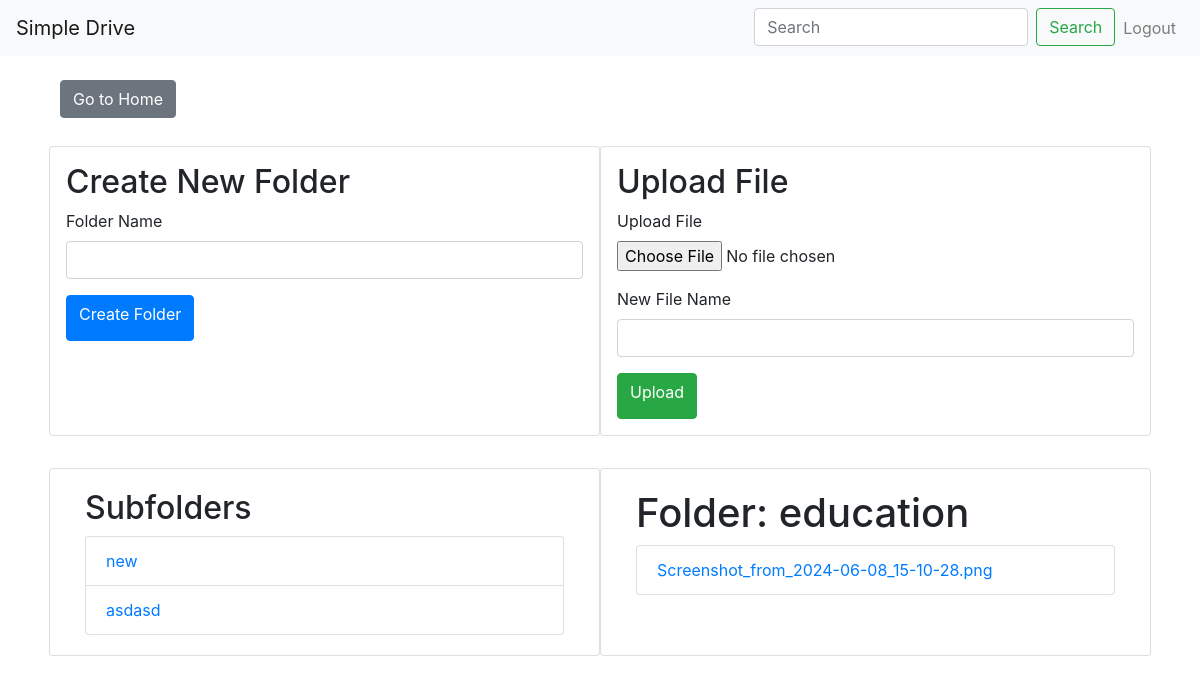
Page /admin/folder/1 (signed in) on the earlier database version.
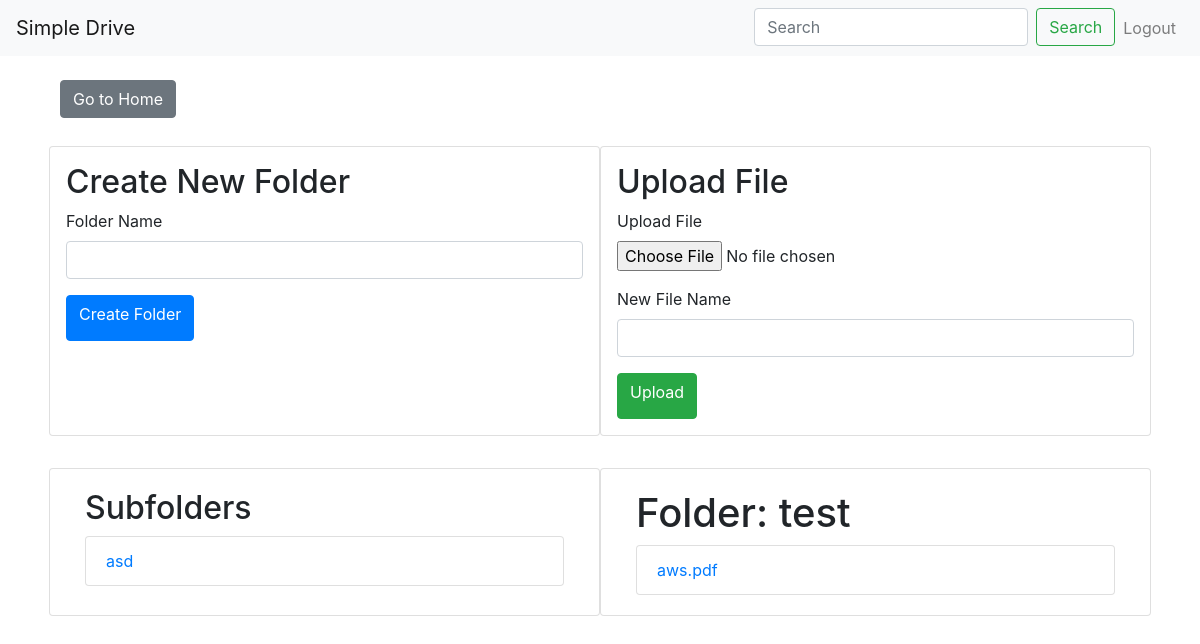
Same page on the later database version.
### app/models.py (models this page shows, shortened)
class Folder(db.Model):
    id = db.Column(db.Integer, primary_key=True)
    name = db.Column(db.String(100), nullable=False)
    user_id = db.Column(db.Integer, db.ForeignKey('user.id'), nullable=False)
    parent_id = db.Column(db.Integer, db.ForeignKey('folder.id'), nullable=True)
    path = db.Column(db.String(200), nullable=False)
    parent = db.relationship('Folder', remote_side=[id])

class File(db.Model):
    id = db.Column(db.Integer, primary_key=True)
    name = db.Column(db.String(100), nullable=False)
    folder_id = db.Column(db.Integer, db.ForeignKey('folder.id'), nullable=False)
    path = db.Column(db.String(200), nullable=False)
    date_uploaded = db.Column(db.DateTime, nullable=False, default=datetime.utcnow)
    folder = db.relationship('Folder', backref='files', lazy=True)

### app/routes.py (the view, shortened to what this page needs)
@app.route("/<username>/folder/<int:folder_id>", methods=['GET', 'POST'])
@login_required
def folder(username, folder_id):
    folder = Folder.query.get_or_404(folder_id)
    if folder.user_id != current_user.id or current_user.username != username:
        abort(403)
    form = FolderForm()
    upload_form = UploadForm()
    subfolders = Folder.query.filter_by(parent_id=folder.id).all()
    files = File.query.filter_by(folder_id=folder.id).all()
    parent_folder = Folder.query.get(folder.parent_id) if folder.parent_id else None
    return render_template('folder.html', title=folder.name, folder=folder, subfolders=subfolders, files=files, form=form, upload_form=upload_form, parent_folder=parent_folder)

### app/forms.py
class FolderForm(FlaskForm):
    name = StringField('Folder Name', validators=[DataRequired(), Length(min=1, max=100)])
    submit = SubmitField('Create Folder')

class UploadForm(FlaskForm):
    file = FileField('Upload File', validators=[FileAllowed(['jpg', 'png', 'pdf', 'docx', 'txt']), DataRequired()])
    new_name = StringField('New File Name', validators=[DataRequired(), Length(max=100)])
    submit = SubmitField('Upload')

### app/models.py (called while the page is built)
@login_manager.user_loader
def load_user(user_id):
    return User.query.get(int(user_id))

### app/templates/folder.html (shortened to what this page needs)
{% extends "layout.html" %}
{% block content %}
<div class="container mt-4">
    <div class="d-flex justify-content-between align-items-center mb-4">
        <div>
            {% if parent_folder %}
            <a href="{{ url_for('folder', username=current_user.username, folder_id=parent_folder.id) }}" class="btn btn-secondary">Go to Parent Folder</a>
            {% else %}
            <a href="{{ url_for('home') }}" class="btn btn-secondary">Go to Home</a>
            {% endif %}
        </div>
    </div>
    <div class="row justify-content-center mt-4 p-1">
        <div class="col-md-6 p-3 card">
            <div>
                <h2>Create New Folder</h2>
                <form method="POST" action="{{ url_for('folder', username=current_user.username, folder_id=folder.id) }}">
                    <div class="form-group">
                        {{ form.name.label(class="form-label") }}
                        {{ form.name(class="form-control") }}
                    </div>
                    <button type="submit" class="btn btn-primary">{{ form.submit.label }}</button>
                </form>
            </div>
        </div>
        <div class="col-md-6 p-3 card">
            <div>
                <h2>Upload File</h2>
                <form method="POST" action="{{ url_for('folder', username=current_user.username, folder_id=folder.id) }}" enctype="multipart/form-data">
                    <div class="form-group">
                        {{ upload_form.file.label(class="form-label") }}
                        {{ upload_form.file(class="form-control-file") }}
                    </div>
                    <div class="form-group">
                        {{ upload_form.new_name.label(class="form-label") }}
                        {{ upload_form.new_name(class="form-control") }}
                    </div>
                    <button type="submit" class="btn btn-success">{{ upload_form.submit.label }}</button>
                </form>
            </div>
        </div>
    </div>
    <div class="row justify-content-center mt-4 p-1">
        <div class="card col-md-6">
            {% if subfolders %}
            <div class="card-body">
                <h2>Subfolders</h2>
                <ul class="list-group">
                    {% for subfolder in subfolders %}
                    <li class="list-group-item">
                        <a href="{{ url_for('folder', username=current_user.username, folder_id=subfolder.id) }}">{{ subfolder.name }}</a>
                    </li>
                    {% endfor %}
                </ul>
            </div>
            {% endif %}
        </div>
        <div class="card col-md-6">
            {% if files %}
            <div class="card-body">
                <h1>Folder: {{ folder.name }}</h1>
                <ul class="list-group">
                    {% for file in files %}
                    <li class="list-group-item">
                        <a href="{{ url_for('download_file', filename=file.path) }}">{{ file.name }}</a>
                    </li>
                    {% endfor %}
                </ul>
            </div>
            {% endif %}
        </div>
    </div>
</div>
{% endblock %}

### app/templates/layout.html (shortened to what this page needs)
<!DOCTYPE html>
<html lang="en">
<head>
    <link href="https://stackpath.bootstrapcdn.com/bootstrap/4.5.2/css/bootstrap.min.css" rel="stylesheet">
</head>
<body>
    <nav class="navbar navbar-expand-lg navbar-light bg-light">
        <a class="navbar-brand" href="{{ url_for('home') }}">Simple Drive</a>
        <div class="collapse navbar-collapse">
            <ul class="navbar-nav ml-auto">
                {% if current_user.is_authenticated %}
                    <li class="nav-item">
                        <form class="form-inline" action="{{ url_for('search') }}" method="GET">
                            <input class="form-control mr-sm-2" type="search" name="query" placeholder="Search" aria-label="Search">
                            <button class="btn btn-outline-success my-2 my-sm-0" type="submit">Search</button>
                        </form>
                    </li>
                    <li class="nav-item">
                        <a class="nav-link" href="{{ url_for('logout') }}">Logout</a>
                    </li>
                {% endif %}
            </ul>
        </div>
    </nav>
    <div class="container">
        {% block content %}{% endblock %}
    </div>
</body>
</html>

Differences in the rows shown:
removed Folder: name "new"
no longer on this page (row edited): Folder: name "asdasd"
removed File: name "Screenshot_from_2024-06-08_15-10-28.png"
added Folder: name "asd"
changed Folder: name "education" → "test"
added File: name "aws.pdf"
